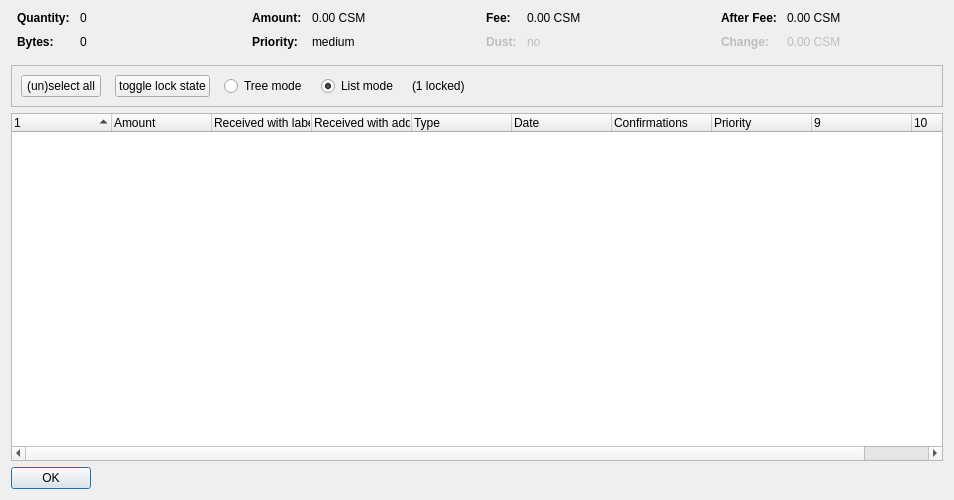
<?xml version="1.0" encoding="UTF-8"?>
<ui version="4.0">
 <class>CoinControlDialog</class>
 <widget class="QDialog" name="CoinControlDialog">
  <property name="geometry">
   <rect>
    <x>0</x>
    <y>0</y>
    <width>954</width>
    <height>500</height>
   </rect>
  </property>
  <property name="windowTitle">
   <string>Coin Selection</string>
  </property>
  <layout class="QVBoxLayout" name="verticalLayout">
   <item>
    <layout class="QHBoxLayout" name="horizontalLayoutTop" stretch="0,0,0,0">
     <property name="topMargin">
      <number>0</number>
     </property>
     <property name="bottomMargin">
      <number>10</number>
     </property>
     <item>
      <layout class="QFormLayout" name="formLayoutCoinControl1">
       <property name="horizontalSpacing">
        <number>10</number>
       </property>
       <property name="verticalSpacing">
        <number>10</number>
       </property>
       <property name="leftMargin">
        <number>6</number>
       </property>
       <property name="rightMargin">
        <number>6</number>
       </property>
       <item row="0" column="0">
        <widget class="QLabel" name="labelCoinControlQuantityText">
         <property name="font">
          <font>
           <weight>75</weight>
           <bold>true</bold>
          </font>
         </property>
         <property name="text">
          <string>Quantity:</string>
         </property>
        </widget>
       </item>
       <item row="0" column="1">
        <widget class="QLabel" name="labelCoinControlQuantity">
         <property name="cursor">
          <cursorShape>IBeamCursor</cursorShape>
         </property>
         <property name="contextMenuPolicy">
          <enum>Qt::ActionsContextMenu</enum>
         </property>
         <property name="text">
          <string notr="true">0</string>
         </property>
         <property name="textInteractionFlags">
          <set>Qt::LinksAccessibleByMouse|Qt::TextSelectableByKeyboard|Qt::TextSelectableByMouse</set>
         </property>
        </widget>
       </item>
       <item row="1" column="0">
        <widget class="QLabel" name="labelCoinControlBytesText">
         <property name="font">
          <font>
           <weight>75</weight>
           <bold>true</bold>
          </font>
         </property>
         <property name="text">
          <string>Bytes:</string>
         </property>
        </widget>
       </item>
       <item row="1" column="1">
        <widget class="QLabel" name="labelCoinControlBytes">
         <property name="cursor">
          <cursorShape>IBeamCursor</cursorShape>
         </property>
         <property name="contextMenuPolicy">
          <enum>Qt::ActionsContextMenu</enum>
         </property>
         <property name="text">
          <string notr="true">0</string>
         </property>
         <property name="textInteractionFlags">
          <set>Qt::LinksAccessibleByMouse|Qt::TextSelectableByKeyboard|Qt::TextSelectableByMouse</set>
         </property>
        </widget>
       </item>
      </layout>
     </item>
     <item>
      <layout class="QFormLayout" name="formLayoutCoinControl2">
       <property name="horizontalSpacing">
        <number>10</number>
       </property>
       <property name="verticalSpacing">
        <number>10</number>
       </property>
       <property name="leftMargin">
        <number>6</number>
       </property>
       <property name="rightMargin">
        <number>6</number>
       </property>
       <item row="0" column="0">
        <widget class="QLabel" name="labelCoinControlAmountText">
         <property name="font">
          <font>
           <weight>75</weight>
           <bold>true</bold>
          </font>
         </property>
         <property name="text">
          <string>Amount:</string>
         </property>
        </widget>
       </item>
       <item row="0" column="1">
        <widget class="QLabel" name="labelCoinControlAmount">
         <property name="cursor">
          <cursorShape>IBeamCursor</cursorShape>
         </property>
         <property name="contextMenuPolicy">
          <enum>Qt::ActionsContextMenu</enum>
         </property>
         <property name="text">
          <string notr="true">0.00 CSM</string>
         </property>
         <property name="textInteractionFlags">
          <set>Qt::LinksAccessibleByMouse|Qt::TextSelectableByKeyboard|Qt::TextSelectableByMouse</set>
         </property>
        </widget>
       </item>
       <item row="1" column="0">
        <widget class="QLabel" name="labelCoinControlPriorityText">
         <property name="font">
          <font>
           <weight>75</weight>
           <bold>true</bold>
          </font>
         </property>
         <property name="text">
          <string>Priority:</string>
         </property>
        </widget>
       </item>
       <item row="1" column="1">
        <widget class="QLabel" name="labelCoinControlPriority">
         <property name="cursor">
          <cursorShape>IBeamCursor</cursorShape>
         </property>
         <property name="contextMenuPolicy">
          <enum>Qt::ActionsContextMenu</enum>
         </property>
         <property name="text">
          <string>medium</string>
         </property>
         <property name="textInteractionFlags">
          <set>Qt::LinksAccessibleByMouse|Qt::TextSelectableByKeyboard|Qt::TextSelectableByMouse</set>
         </property>
        </widget>
       </item>
      </layout>
     </item>
     <item>
      <layout class="QFormLayout" name="formLayoutCoinControl3">
       <property name="horizontalSpacing">
        <number>10</number>
       </property>
       <property name="verticalSpacing">
        <number>10</number>
       </property>
       <property name="leftMargin">
        <number>6</number>
       </property>
       <property name="rightMargin">
        <number>6</number>
       </property>
       <item row="0" column="0">
        <widget class="QLabel" name="labelCoinControlFeeText">
         <property name="font">
          <font>
           <weight>75</weight>
           <bold>true</bold>
          </font>
         </property>
         <property name="text">
          <string>Fee:</string>
         </property>
        </widget>
       </item>
       <item row="0" column="1">
        <widget class="QLabel" name="labelCoinControlFee">
         <property name="cursor">
          <cursorShape>IBeamCursor</cursorShape>
         </property>
         <property name="contextMenuPolicy">
          <enum>Qt::ActionsContextMenu</enum>
         </property>
         <property name="text">
          <string notr="true">0.00 CSM</string>
         </property>
         <property name="textInteractionFlags">
          <set>Qt::LinksAccessibleByMouse|Qt::TextSelectableByKeyboard|Qt::TextSelectableByMouse</set>
         </property>
        </widget>
       </item>
       <item row="1" column="0">
        <widget class="QLabel" name="labelCoinControlLowOutputText">
         <property name="enabled">
          <bool>false</bool>
         </property>
         <property name="font">
          <font>
           <weight>75</weight>
           <bold>true</bold>
          </font>
         </property>
         <property name="text">
          <string>Dust:</string>
         </property>
        </widget>
       </item>
       <item row="1" column="1">
        <widget class="QLabel" name="labelCoinControlLowOutput">
         <property name="enabled">
          <bool>false</bool>
         </property>
         <property name="cursor">
          <cursorShape>IBeamCursor</cursorShape>
         </property>
         <property name="contextMenuPolicy">
          <enum>Qt::ActionsContextMenu</enum>
         </property>
         <property name="text">
          <string>no</string>
         </property>
         <property name="textInteractionFlags">
          <set>Qt::LinksAccessibleByMouse|Qt::TextSelectableByKeyboard|Qt::TextSelectableByMouse</set>
         </property>
        </widget>
       </item>
      </layout>
     </item>
     <item>
      <layout class="QFormLayout" name="formLayoutCoinControl4">
       <property name="horizontalSpacing">
        <number>10</number>
       </property>
       <property name="verticalSpacing">
        <number>10</number>
       </property>
       <property name="leftMargin">
        <number>6</number>
       </property>
       <property name="rightMargin">
        <number>6</number>
       </property>
       <item row="0" column="0">
        <widget class="QLabel" name="labelCoinControlAfterFeeText">
         <property name="font">
          <font>
           <weight>75</weight>
           <bold>true</bold>
          </font>
         </property>
         <property name="text">
          <string>After Fee:</string>
         </property>
        </widget>
       </item>
       <item row="0" column="1">
        <widget class="QLabel" name="labelCoinControlAfterFee">
         <property name="cursor">
          <cursorShape>IBeamCursor</cursorShape>
         </property>
         <property name="contextMenuPolicy">
          <enum>Qt::ActionsContextMenu</enum>
         </property>
         <property name="text">
          <string notr="true">0.00 CSM</string>
         </property>
         <property name="textInteractionFlags">
          <set>Qt::LinksAccessibleByMouse|Qt::TextSelectableByKeyboard|Qt::TextSelectableByMouse</set>
         </property>
        </widget>
       </item>
       <item row="1" column="0">
        <widget class="QLabel" name="labelCoinControlChangeText">
         <property name="enabled">
          <bool>false</bool>
         </property>
         <property name="font">
          <font>
           <weight>75</weight>
           <bold>true</bold>
          </font>
         </property>
         <property name="text">
          <string>Change:</string>
         </property>
        </widget>
       </item>
       <item row="1" column="1">
        <widget class="QLabel" name="labelCoinControlChange">
         <property name="enabled">
          <bool>false</bool>
         </property>
         <property name="cursor">
          <cursorShape>IBeamCursor</cursorShape>
         </property>
         <property name="contextMenuPolicy">
          <enum>Qt::ActionsContextMenu</enum>
         </property>
         <property name="text">
          <string notr="true">0.00 CSM</string>
         </property>
         <property name="textInteractionFlags">
          <set>Qt::LinksAccessibleByMouse|Qt::TextSelectableByKeyboard|Qt::TextSelectableByMouse</set>
         </property>
        </widget>
       </item>
      </layout>
     </item>
    </layout>
   </item>
   <item>
    <widget class="QFrame" name="frame">
     <property name="minimumSize">
      <size>
       <width>0</width>
       <height>40</height>
      </size>
     </property>
     <property name="frameShape">
      <enum>QFrame::StyledPanel</enum>
     </property>
     <property name="frameShadow">
      <enum>QFrame::Sunken</enum>
     </property>
     <layout class="QHBoxLayout" name="horizontalLayout">
      <item>
       <layout class="QHBoxLayout" name="horizontalLayoutPanel" stretch="0,0,0,0,0,0">
        <property name="spacing">
         <number>14</number>
        </property>
        <item>
         <widget class="QPushButton" name="pushButtonSelectAll">
          <property name="sizePolicy">
           <sizepolicy hsizetype="Maximum" vsizetype="Fixed">
            <horstretch>0</horstretch>
            <verstretch>0</verstretch>
           </sizepolicy>
          </property>
          <property name="text">
           <string>(un)select all</string>
          </property>
          <property name="autoDefault">
           <bool>false</bool>
          </property>
         </widget>
        </item>
        <item>
         <widget class="QPushButton" name="pushButtonToggleLock">
          <property name="sizePolicy">
           <sizepolicy hsizetype="Maximum" vsizetype="Fixed">
            <horstretch>0</horstretch>
            <verstretch>0</verstretch>
           </sizepolicy>
          </property>
          <property name="text">
           <string>toggle lock state</string>
          </property>
          <property name="autoDefault">
           <bool>false</bool>
          </property>
         </widget>
        </item>
        <item>
         <widget class="QRadioButton" name="radioTreeMode">
          <property name="sizePolicy">
           <sizepolicy hsizetype="Maximum" vsizetype="Fixed">
            <horstretch>0</horstretch>
            <verstretch>0</verstretch>
           </sizepolicy>
          </property>
          <property name="text">
           <string>Tree mode</string>
          </property>
         </widget>
        </item>
        <item>
         <widget class="QRadioButton" name="radioListMode">
          <property name="sizePolicy">
           <sizepolicy hsizetype="Maximum" vsizetype="Fixed">
            <horstretch>0</horstretch>
            <verstretch>0</verstretch>
           </sizepolicy>
          </property>
          <property name="text">
           <string>List mode</string>
          </property>
          <property name="checked">
           <bool>true</bool>
          </property>
         </widget>
        </item>
        <item>
         <widget class="QLabel" name="labelLocked">
          <property name="text">
           <string>(1 locked)</string>
          </property>
         </widget>
        </item>
        <item>
         <spacer name="horizontalSpacer">
          <property name="orientation">
           <enum>Qt::Horizontal</enum>
          </property>
          <property name="sizeHint" stdset="0">
           <size>
            <width>40</width>
            <height>20</height>
           </size>
          </property>
         </spacer>
        </item>
       </layout>
      </item>
     </layout>
    </widget>
   </item>
   <item>
    <widget class="CoinControlTreeWidget" name="treeWidget">
     <property name="contextMenuPolicy">
      <enum>Qt::CustomContextMenu</enum>
     </property>
     <property name="sortingEnabled">
      <bool>false</bool>
     </property>
     <property name="columnCount">
      <number>10</number>
     </property>
     <attribute name="headerShowSortIndicator" stdset="0">
      <bool>true</bool>
     </attribute>
     <attribute name="headerStretchLastSection">
      <bool>false</bool>
     </attribute>
     <column>
      <property name="text">
       <string/>
      </property>
     </column>
     <column>
      <property name="text">
       <string>Amount</string>
      </property>
     </column>
     <column>
      <property name="text">
       <string>Received with label</string>
      </property>
     </column>
     <column>
      <property name="text">
       <string>Received with address</string>
      </property>
     </column>
     <column>
      <property name="text">
       <string>Type</string>
      </property>
     </column>
     <column>
      <property name="text">
       <string>Date</string>
      </property>
     </column>
     <column>
      <property name="text">
       <string>Confirmations</string>
      </property>
      <property name="toolTip">
       <string>Confirmed</string>
      </property>
     </column>
     <column>
      <property name="text">
       <string>Priority</string>
      </property>
     </column>
     <column>
      <property name="text">
       <string/>
      </property>
     </column>
     <column>
      <property name="text">
       <string/>
      </property>
     </column>
    </widget>
   </item>
   <item>
    <widget class="QDialogButtonBox" name="buttonBox">
     <property name="sizePolicy">
      <sizepolicy hsizetype="Maximum" vsizetype="Fixed">
       <horstretch>0</horstretch>
       <verstretch>0</verstretch>
      </sizepolicy>
     </property>
     <property name="orientation">
      <enum>Qt::Horizontal</enum>
     </property>
     <property name="standardButtons">
      <set>QDialogButtonBox::Ok</set>
     </property>
    </widget>
   </item>
  </layout>
 </widget>
 <customwidgets>
  <customwidget>
   <class>CoinControlTreeWidget</class>
   <extends>QTreeWidget</extends>
   <header>coincontroltreewidget.h</header>
  </customwidget>
 </customwidgets>
 <resources/>
 <connections/>
</ui>
